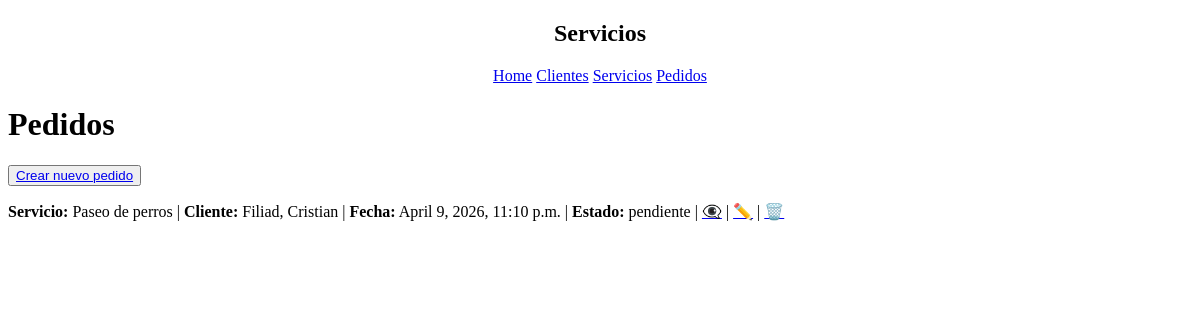
/pedido/, run on an earlier commit of the app's database.
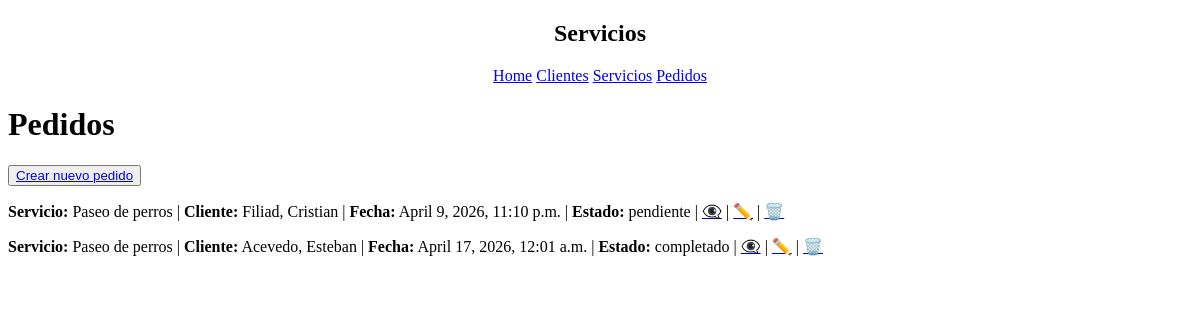
And on a later commit of the database.
### servicios/models.py (models this page shows, shortened)
class Pedido(models.Model):
    class Estado(models.TextChoices):
        PENDIENTE = "pendiente", "Pendiente"
        EN_PROGRESO = "en_progreso", "En Progreso"
        COMPLETADO = "completado", "Completado"
    cliente = models.ForeignKey(Cliente, on_delete=models.PROTECT)
    servicio = models.ForeignKey(Servicio, on_delete=models.PROTECT)
    precio_acordado = models.DecimalField(
        max_digits=10, decimal_places=2, null=True, blank=True
    )
    descripcion = models.TextField(null=True, blank=True)
    fecha_solicitud = models.DateTimeField(auto_now_add=True)
    fecha_actualizacion = models.DateTimeField(auto_now=True)
    fecha_finalizacion = models.DateTimeField(null=True, blank=True)
    estado = models.CharField(
        max_length=20,
        choices=Estado.choices,
        default=Estado.PENDIENTE,
    )

class Servicio(models.Model):
    nombre = models.CharField(max_length=100, unique=True)
    descripcion = models.TextField(blank=True, null=True)
    precio = models.DecimalField(max_digits=10, decimal_places=2)
    disponible = models.BooleanField(default=True)
    def __str__(self):
        return self.nombre

class Cliente(models.Model):
    nombre = models.CharField(max_length=100, db_index=True)
    apellido = models.CharField(max_length=100, db_index=True)
    celular = PhoneNumberField(unique=True)
    email = models.EmailField(null=True, blank=True)
    domicilio = models.CharField(max_length=255)
    def __str__(self) -> str:
        return f"{self.apellido}, {self.nombre}"

### servicios/views/pedido.py (the view)
# urls.py: path("pedido/", pedido.PedidoList.as_view(), name="pedido_list"),
class PedidoList(ListView):
    model = Pedido

### servicios/templates/servicios/pedido_list.html
{% extends 'servicios/base.html' %}
{% block contenido %}
    <h1>Pedidos</h1>
    <button><a href="{% url 'pedido_create' %}">Crear nuevo pedido</a></button>
    {% for pedido in object_list %}
        <p>
            <strong>Servicio:</strong> {{ pedido.servicio }}
            | <strong>Cliente:</strong> {{ pedido.cliente }}
            | <strong>Fecha:</strong> {{ pedido.fecha_solicitud }}
            | <strong>Estado:</strong> {{ pedido.estado }}
            | <a href="{% url 'pedido_detail' pedido.id %}">👁️‍🗨️</a>
            | <a href="{% url 'pedido_update' pedido.id %}">✏️</a>
            | <a href="{% url 'pedido_delete' pedido.id %}">🗑️</a>
        </p>
    {% empty %}
        <p>No hay registros</p>
    {% endfor %}
{% endblock contenido %}

### servicios/templates/servicios/base.html (shortened to what this page needs)
<!DOCTYPE html>
<html lang="es">
    <head>
    </head>
    <body>
        <nav style="text-align: center;">
            <h1>Servicios</h1>
            <a href="{% url 'index' %}">Home</a>
            <a href="{% url 'cliente_list' %}">Clientes</a>
            <a href="{% url 'servicio_list' %}">Servicios</a>
            <a href="{% url 'pedido_list' %}">Pedidos</a>
        </nav>
        <main>
            {% block contenido %}
            {% endblock contenido %}
        </main>
    </body>
</html>

What changed in the data, as far as the page shows it:
added Pedido: servicio "Paseo de perros", cliente "Acevedo, Esteban", fecha_solicitud "April 17, 2026, 12:01 a.m.", estado "completado"
